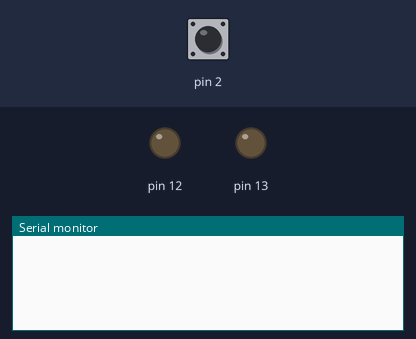
Bench run of a sketch on a simulated Arduino Uno, built with avr-gcc and run on an emulated ATmega328P. On the bench: output pins drawn as LEDs (lit = HIGH), the last lines printed to the serial monitor. The test bench sets the inputs (shaded band); at power-on: pin 2 HIGH.

Above: at 1.2 s.
1.3 s: pin 2 pulled LOW for 0.15 s
At 1.43 s:
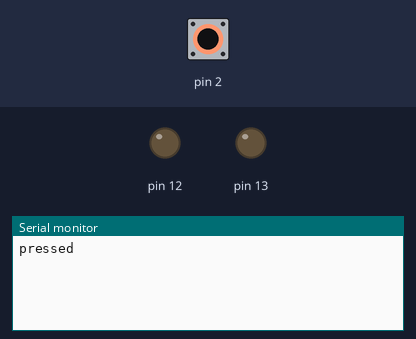
At 2.7 s:
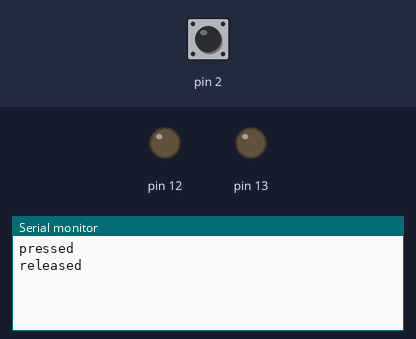

The sketch:

led_blink.ino
```cpp
void setup() {
  pinMode(12, OUTPUT);
  pinMode(13, OUTPUT);
  pinMode(2, INPUT_PULLUP);
  Serial.begin(9600);
}

void turn_on_1() {
  digitalWrite(12, HIGH);
  digitalWrite(13, LOW);
}

void turn_on_2() {
  digitalWrite(13, HIGH);
  digitalWrite(12, LOW);
}

void turn_off_12() {
  digitalWrite(12, LOW);
  digitalWrite(13, LOW);
}

bool state = false;

void loop() {
    if (Serial.available() > 1) {
      Serial.println(Serial.readString());
    }

    if (digitalRead(2) == LOW) {
      if (!state) {
        state = true;
        Serial.println("pressed");
        delay(100);
      }
    } else {
      if (state) {
        state = false;
        Serial.println("released");
      }
    }
}
```

Measured:
- after the input at 1.3 s, the serial monitor: prints a new line at once (image 1)
